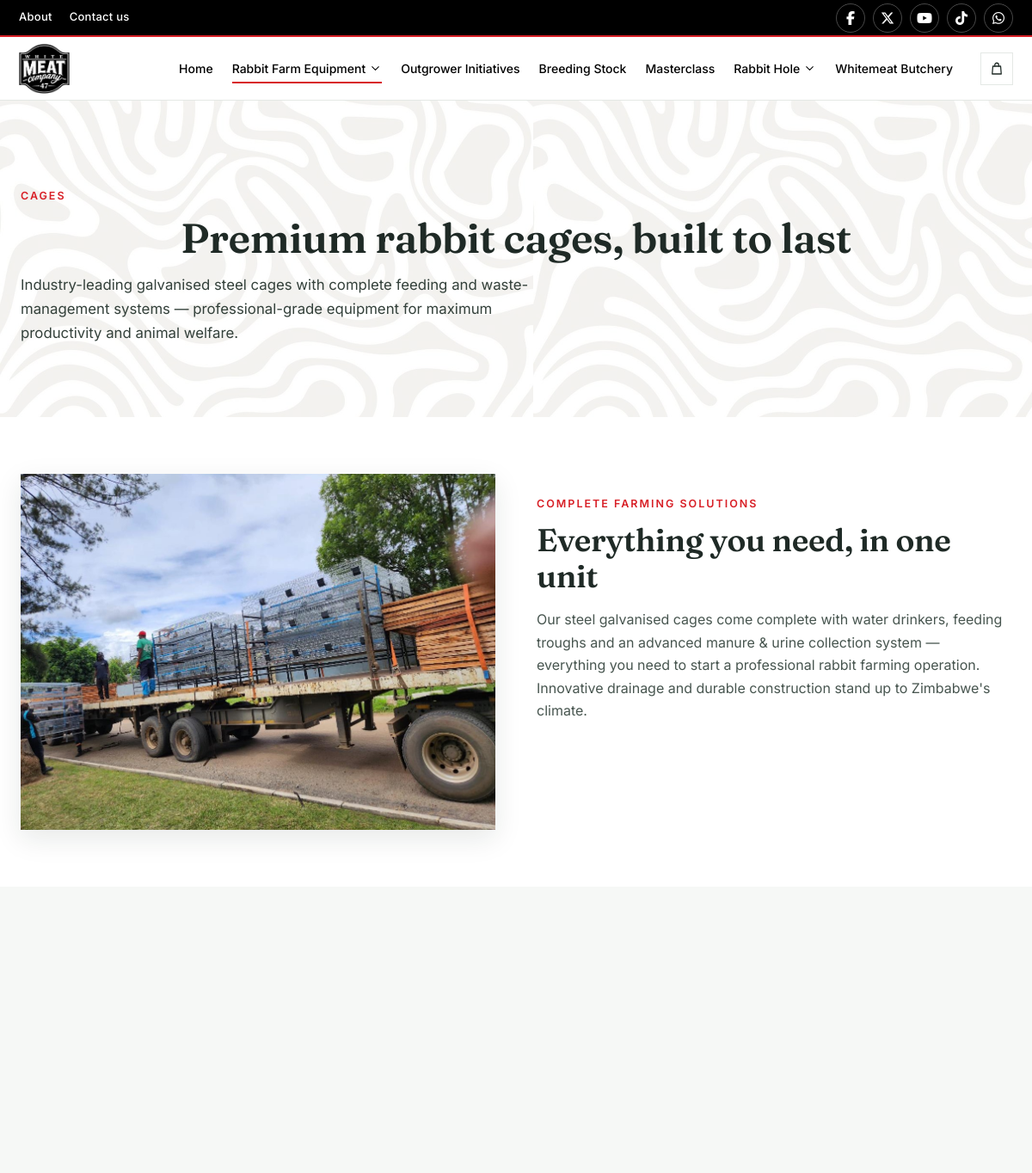
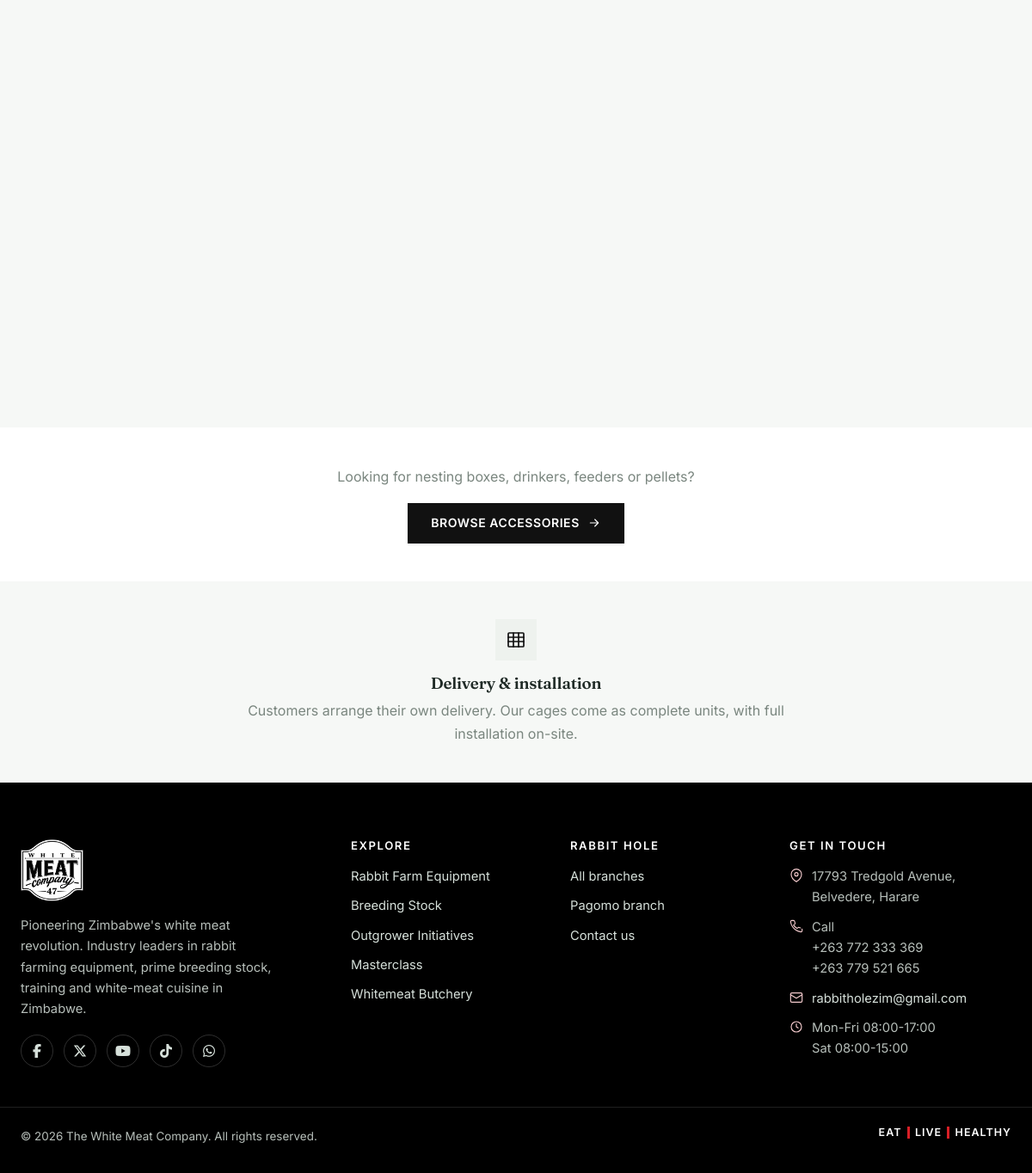
Screenshot of /cages/ with the database file from the repository (2 pictures, top to bottom).
### frontend/models.py (models this page shows, shortened)
class SiteSettings(models.Model):
    company_name = models.CharField(max_length=120, default="The White Meat Company")
    tagline = models.CharField(
        max_length=160, blank=True,
        default="Pioneering Zimbabwe's white meat revolution.",
    )
    brand_slogan = models.CharField(
        max_length=60, default="EAT | LIVE | HEALTHY",
        help_text="Recurring brand philosophy shown in banners and dividers.",
    )
    whatsapp_number = models.CharField(
        max_length=20, default="263772333369",
        help_text="International format, digits only, no + (used for wa.me links).",
    )
    phone_primary = models.CharField(max_length=30, blank=True, default="+263 772 333 369")
    phone_secondary = models.CharField(max_length=30, blank=True, default="+263 779 521 665")
    email = models.EmailField(blank=True, default="rabbitholezim@gmail.com")
    office_address = models.CharField(
        max_length=255, blank=True,
        default="17793 Tredgold Avenue, Belvedere, Harare",
    )
    restaurant_address = models.CharField(
        max_length=255, blank=True,
        default="Golden Quarry Road & Bulawayo Road, Harare",
    )
    business_hours = models.TextField(
        blank=True,
        default="Mon-Fri 08:00-17:00\nSat 08:00-15:00",
    )
    map_embed_url = models.URLField(
        blank=True, max_length=1000,
        help_text="Google Maps 'embed' src URL for the footer/contact map.",
    )
    facebook_url = models.URLField(blank=True, default="https://www.facebook.com/thewhitemeatco")
    instagram_url = models.URLField(blank=True)
    twitter_url = models.URLField(blank=True, default="https://x.com/WhiteMeatCompa1")
    youtube_url = models.URLField(blank=True, default="https://www.youtube.com/@brightt.makuchete2875")
    tiktok_url = models.URLField(blank=True, default="https://www.tiktok.com/@thewhitemeatco")
    whatsapp_channel_url = models.URLField(
        blank=True, default="https://whatsapp.com/channel/0029VaMwhvvEKyZDkNNk5H21",
    )
    payment_instructions = models.TextField(
        blank=True,
        help_text="Short note shown above the payment details, e.g. 'Pay 50% deposit to confirm your order.'",
    )
    payment_ecocash_number = models.CharField(
        max_length=30, blank=True, help_text="EcoCash / mobile money number customers should pay to.",
    )
    payment_ecocash_name = models.CharField(
        max_length=120, blank=True, help_text="Registered name on the EcoCash/mobile money account.",
    )
    payment_bank_details = models.TextField(
        blank=True,
        help_text="Bank name, account name, account number, branch - shown to customers exactly as typed.",
    )
    updated_at = models.DateTimeField(auto_now=True)
    class Meta:
        verbose_name = "Site settings"
        verbose_name_plural = "Site settings"
    @classmethod
    def load(cls):
        obj, _ = cls.objects.get_or_create(pk=1)
        return obj
    @property
    def slogan_parts(self):
        return [p.strip() for p in (self.brand_slogan or "").split("|") if p.strip()]

### frontend/views.py (the view)
# urls.py: path('cages/', views.cages, name='cages'),
def cages(request):
    cages = Cage.objects.filter(is_available=True)
    return render(request, 'cages.html', {'cages': cages})

### frontend/context_processors.py (called while the page is built)
def admin_nav(request):
    if not request.path.startswith("/dashboard/"):
        return {}
    try:
        from .dashboard import _nav_sections
        return {"sections": _nav_sections()}
    except Exception:
        return {"sections": []}

def site_settings(request):
    try:
        settings_obj = SiteSettings.load()
    except Exception:
        settings_obj = SiteSettings()
    return {"site": settings_obj}

### frontend/models.py (called while the page is built)
    @property
    def image_url(self):
        if self.image:
            try:
                return self.image.url
            except Exception:
                pass
        if self.image_filename:
            return f"/static/images/{self.image_filename}"
        return "/static/images/cage3.jpg"

### frontend/templatetags/wm_icons.py (called while the page is built)
@register.simple_tag
def wm_icon(name, size=24, **attrs):
    paths = _PATHS.get(name, _PATHS["leaf"])
    css_class = attrs.get("class", "wm-icon")
    return mark_safe(
        f'<svg class="{css_class}" width="{size}" height="{size}" viewBox="0 0 24 24" '
        f'fill="none" stroke="currentColor" stroke-width="1.7" stroke-linecap="round" '
        f'stroke-linejoin="round" aria-hidden="true" focusable="false">{paths}</svg>'
    )

### templates/cages.html (shortened to what this page needs)
{% extends "base.html" %}
{% load static wm_icons %}
{% block content %}
<section class="wm-page-hero wm-pattern">
  <div class="wm-container">
    <span class="wm-eyebrow">Cages</span>
    <h1>Premium rabbit cages, built to last</h1>
    <p>Industry-leading galvanised steel cages with complete feeding and waste-management systems &mdash;
      professional-grade equipment for maximum productivity and animal welfare.</p>
  </div>
</section>
<section class="wm-section">
  <div class="wm-container">
    <div class="wm-promo">
      <div class="wm-promo__media"><img src="{% static 'images/cage2.jpg' %}" alt="Rabbit cage with dimensions"></div>
      <div>
        <span class="wm-eyebrow">Complete farming solutions</span>
        <h2>Everything you need, in one unit</h2>
        <p>Our steel galvanised cages come complete with water drinkers, feeding troughs and an advanced
          manure &amp; urine collection system &mdash; everything you need to start a professional rabbit
          farming operation. Innovative drainage and durable construction stand up to Zimbabwe's climate.</p>
        <ul class="wm-promo__list">
        </ul>
      </div>
    </div>
  </div>
</section>
<section class="wm-section wm-section--surface-2" id="equipment">
  <div class="wm-container">
    <div class="wm-product-grid">
    </div>
  </div>
</section>
<section class="wm-section wm-section--tight">
  <div class="wm-container" style="text-align:center">
    <p style="margin:0 0 18px;color:var(--wm-muted)">Looking for nesting boxes, drinkers, feeders or pellets?</p>
    <a href="{% url 'accessories' %}" class="wm-btn wm-btn--primary">Browse accessories {% wm_icon "arrow-right" size=15 %}</a>
  </div>
</section>
<section class="wm-section wm-section--surface-2 wm-section--tight">
  <div class="wm-container" style="max-width:720px;text-align:center">
    <span class="wm-svc__icon" style="margin:0 auto 16px">{% wm_icon "equipment" size=24 %}</span>
    <h3 style="margin:0 0 8px">Delivery &amp; installation</h3>
    <p style="margin:0;color:var(--wm-muted)">Customers arrange their own delivery. Our cages come as
      complete units, with full installation on-site.</p>
  </div>
</section>
{% endblock %}

### templates/partials/footer.html (shortened to what this page needs)
{% load static wm_icons %}
<footer class="wm-footer">
  <div class="wm-container wm-footer__grid">
    <div class="wm-footer__brand">
      <img src="{% static 'images/logo.png' %}" alt="{{ site.company_name }} logo">
      <p>{{ site.tagline }} Industry leaders in rabbit farming equipment, prime breeding stock, training and white-meat cuisine in Zimbabwe.</p>
      <div class="wm-footer__social">
        {% if site.facebook_url %}<a href="{{ site.facebook_url }}" target="_blank" rel="noopener" aria-label="Facebook"><i class="fa-brands fa-facebook-f"></i></a>{% endif %}
        {% if site.twitter_url %}<a href="{{ site.twitter_url }}" target="_blank" rel="noopener" aria-label="X"><i class="fa-brands fa-x-twitter"></i></a>{% endif %}
        {% if site.youtube_url %}<a href="{{ site.youtube_url }}" target="_blank" rel="noopener" aria-label="YouTube"><i class="fa-brands fa-youtube"></i></a>{% endif %}
        {% if site.tiktok_url %}<a href="{{ site.tiktok_url }}" target="_blank" rel="noopener" aria-label="TikTok"><i class="fa-brands fa-tiktok"></i></a>{% endif %}
        {% if site.whatsapp_channel_url %}<a href="{{ site.whatsapp_channel_url }}" target="_blank" rel="noopener" aria-label="WhatsApp channel"><i class="fa-brands fa-whatsapp"></i></a>{% endif %}
      </div>
    </div>
    <div>
      <h4>Explore</h4>
      <ul>
        <li><a href="{% url 'equipment' %}">Rabbit Farm Equipment</a></li>
        <li><a href="{% url 'breeding' %}">Breeding Stock</a></li>
        <li><a href="{% url 'outgrowers' %}">Outgrower Initiatives</a></li>
        <li><a href="{% url 'masterclass' %}">Masterclass</a></li>
        <li><a href="{% url 'butchery' %}">Whitemeat Butchery</a></li>
      </ul>
    </div>
    <div>
      <h4>Rabbit Hole</h4>
      <ul>
        <li><a href="{% url 'rabbithole' %}">All branches</a></li>
        <li><a href="{% url 'pagomo' %}">Pagomo branch</a></li>
        <li><a href="{% url 'index' %}#contact">Contact us</a></li>
      </ul>
    </div>
    <div>
      <h4>Get in touch</h4>
      <ul class="wm-footer__contact">
        {% if site.office_address %}<li>{% wm_icon "pin" size=16 %}<span>{{ site.office_address }}</span></li>{% endif %}
        {% if site.phone_primary %}
        <li>{% wm_icon "phone" size=16 %}<span>Call<br>
          <a href="tel:{{ site.phone_primary|cut:' ' }}">{{ site.phone_primary }}</a>
          {% if site.phone_secondary %}<br><a href="tel:{{ site.phone_secondary|cut:' ' }}">{{ site.phone_secondary }}</a>{% endif %}
        </span></li>
        {% endif %}
        {% if site.email %}<li>{% wm_icon "mail" size=16 %}<a href="mailto:{{ site.email }}">{{ site.email }}</a></li>{% endif %}
        {% if site.business_hours %}<li>{% wm_icon "clock" size=16 %}<span>{{ site.business_hours|linebreaksbr }}</span></li>{% endif %}
      </ul>
    </div>
  </div>
  <div class="wm-container wm-footer__bar">
    <span>&copy; {% now "Y" %} {{ site.company_name }}. All rights reserved.</span>
    <span class="wm-eyebrow wm-slogan wm-brand-slogan">
      {% for part in site.slogan_parts %}{% if not forloop.first %}<i class="wm-sep" aria-hidden="true"></i>{% endif %}{{ part }}{% endfor %}
    </span>
  </div>
</footer>

### static/css/style.css (style rules this page uses)
* { margin: 0; padding: 0; box-sizing: border-box; }
body, html { font-family: Arial, sans-serif; height: 100%; background-color: #fff; overflow-x: hidden; line-height: 1.6; color: #333; }
h1 { text-align: center; margin-bottom: 40px; font-size: 2em; }
a[href^="tel:"] { color: inherit !important; text-decoration: none !important; }

### static/css/scroll-animations.css (style rules this page uses)
img { transition: opacity 0.4s ease; }

### rows the page displays
SiteSettings: tagline "Pioneering Zimbabwe's white meat revolution.", office_address "17793 Tredgold Avenue, Belvedere, Harare", phone_primary "+263 772 333 369", phone_secondary "+263 779 521 665", email "rabbitholezim@gmail.com", business_hours "Mon-Fri 08:00-17:00 Sat 08:00-15:00", company_name "The White Meat Company"

### other values shown
{{ part }} "EAT" "LIVE" "HEALTHY"
